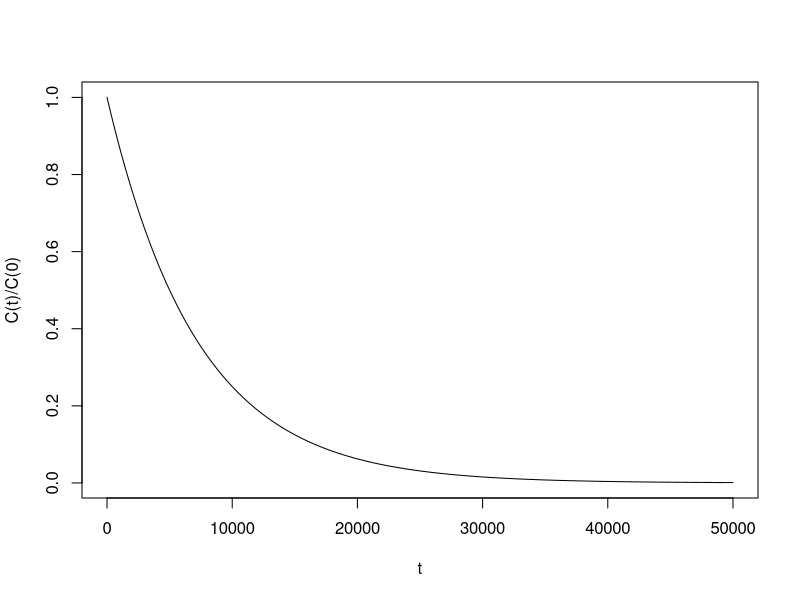
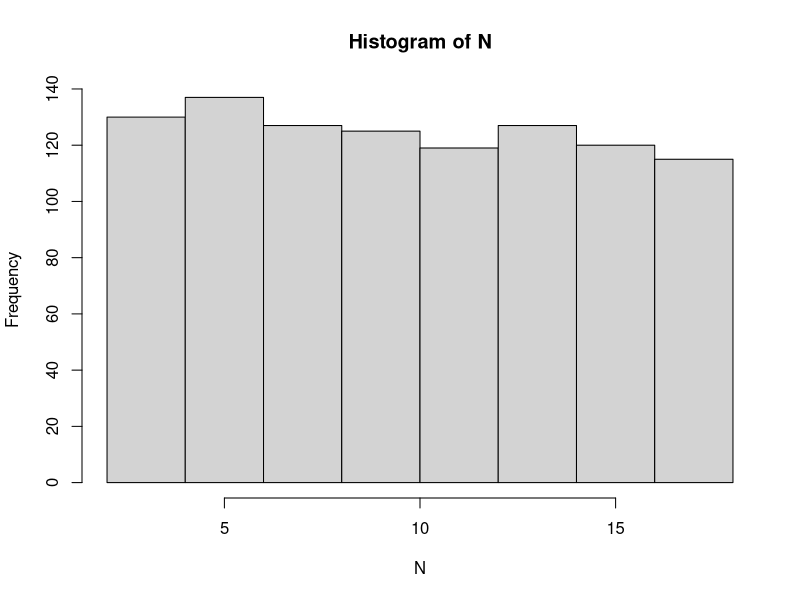
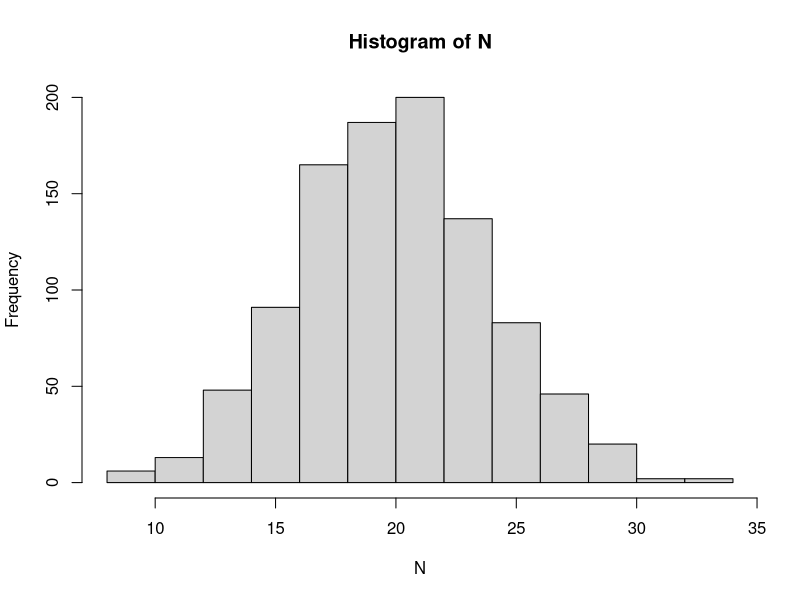

Write the R code that produced these figures, in order.
#Q1
#a
t<-seq(0,50000,100)
b<--(1/5000)*log(1/2)
Ct_C0<-exp(-b*t)
plot(t, Ct_C0, type="l", ylab="C(t)/C(0)")

#b
b<--(1/5000)*log(1/2)
t<--(1/b)*log(0.9)
t

#Q2
A<-matrix(c(4,6,7,-2,8,9,1,-5,10),nrow=3)
B<-matrix(c(6,7,-8,9,5,2,-4,3,1),nrow=3)
C<-matrix(c(-4,10,3,-5,6,-9,2,1,8),nrow=3)
#a
A%*%(B+C)
A%*%B+A%*%C
#b
(A%*%B)%*%C
A%*%(B%*%C)

#Q3
p<-list()
p[[1]]<-c(-2,-20)
p[[2]]<-c(0,4)
p[[3]]<-c(2,68)
p[[4]]<-c(4,508)
p[[1]][1]
A<-list()
for (i in 1:4)
{
  A[[i]]<-c(p[[i]][1]^3,p[[i]][1]^2,
            p[[i]][1]^1,p[[i]][1]^0)
}
A<-t(matrix(c(A[[1]],A[[2]],A[[3]],A[[4]]),nrow=4))
B<-matrix(c(p[[1]][2],p[[2]][2],
            p[[3]][2],p[[4]][2]),nrow=4)
sol<-solve(A,B)
sol

#Q4
max<-18
min<-2
N<-(max-min)*runif(1000)+min
mean(N)
hist(N)

#Q5
N<-rnorm(1000, mean=20, sd=4)
mean(N)
sd(N)
hist(N)

#Q6
x<-rnorm(10000, mean=8, sd=sqrt(2))
y<-rnorm(10000, mean=15, sd=sqrt(4))
mean(x+y)
mean(x)+mean(y)
var(x+y)
var(x)+var(y)